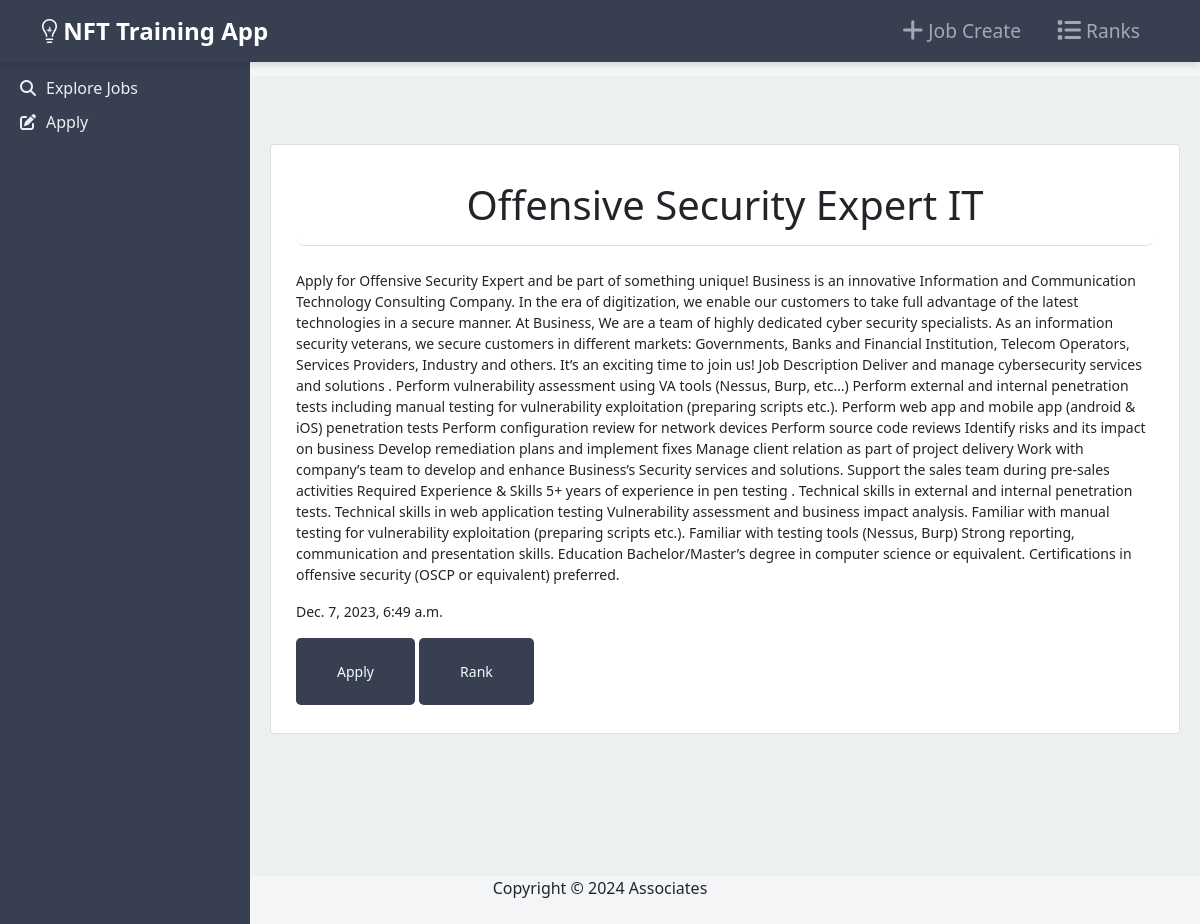
Before: /jobs/1/ with the older database file.
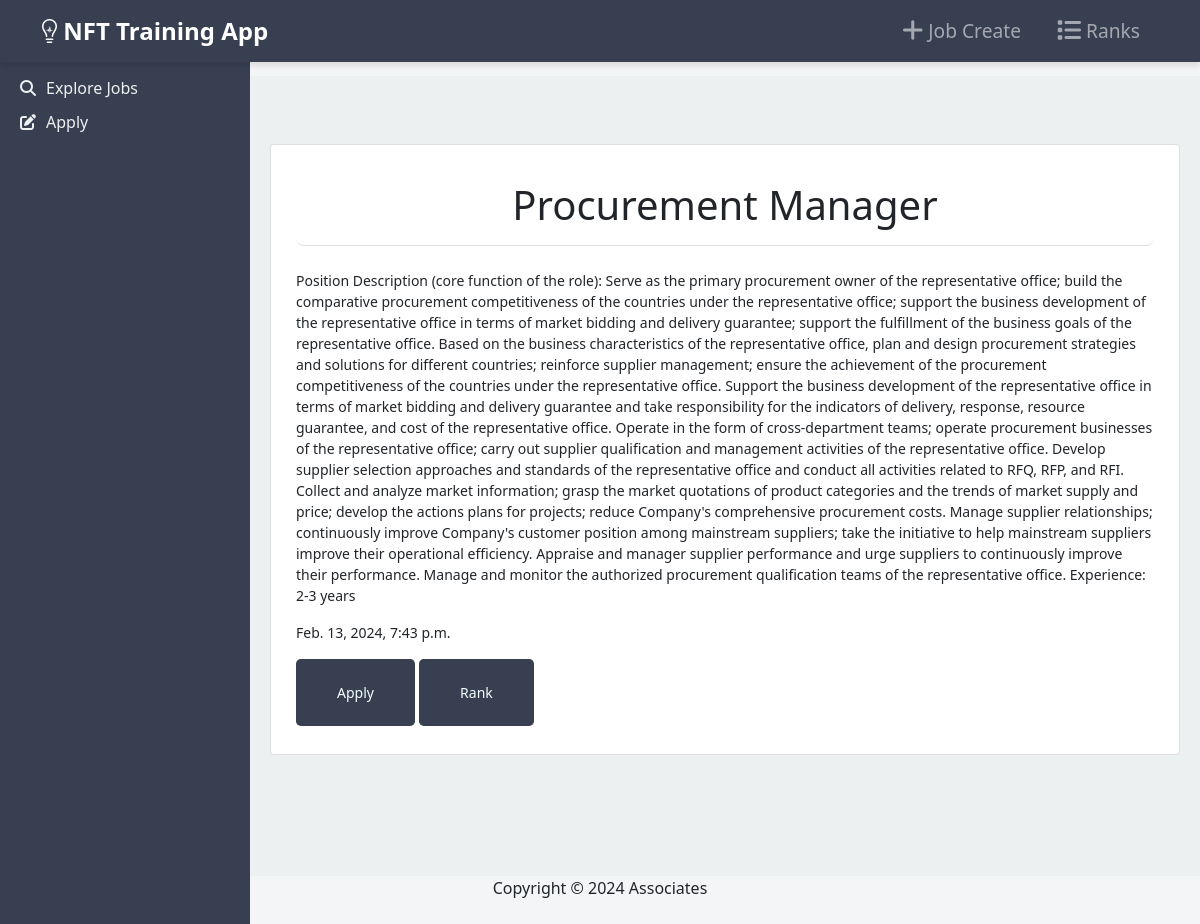
After: the same page with the newer database file.
### Nftapp/models.py (models this page shows, shortened)
class Job(models.Model):
    title = models.CharField(max_length=255)
    description = models.TextField()
    posted_at = models.DateTimeField(auto_now_add=True)

### Nftapp/views.py (the view)
# urls.py: path('jobs/<int:pk>/', JobDetailView.as_view(), name='job_detail'),
class JobDetailView(DetailView):
    model = Job
    template_name = 'job_detail.html'

### Nftapp/templates/job_detail.html (shortened to what this page needs)
{% extends "base.html" %}
{% load crispy_forms_tags %}
{% block content %}
<div class="row">
    <div class="col-12 grid-margin stretch-card mx-auto  mt-5">
        <div class="card">
            <div class="card-body">
                <div class="card-header" style="border-radius: 8px; background-color:#fff;"><h1 class="text-center">{{ object.title }}</h1></div>
                <br>
                <p>{{ object.description }}</p>
                <p>{{ object.posted_at }}</p>
                <button  class="btn  btn-lg"><a class="nav-link" href="{% url 'create_resume' %}" style="text-decoration: none; color: azure;">Apply</a></button>
                <button  class="btn  btn-lg"><a class="nav-link" href="{% url 'ranked_applicants' job.id %}" style="text-decoration: none; color: azure;">Rank</a></button>
            </div>
        </div>
    </div>
</div>
{% endblock content %}

Changed rows visible on the page:
changed Job: title "Offensive Security Expert IT" → "Procurement Manager"; description "Apply for Offensive Security Expert and be part of something unique! Business is an innovative Information and Communication Technology Consulting Company. In the era of digitization, we enable our customers to take full advantage of the latest technologies in a secure manner. At Business, We are a team of highly dedicated cyber security specialists. As an information security veterans, we secure customers in different markets: Governments, Banks and Financial Institution, Telecom Operators, Services Providers, Industry and others. It’s an exciting time to join us! Job Description Deliver and manage cybersecurity services and solutions . Perform vulnerability assessment using VA tools…" → "Position Description (core function of the role): Serve as the primary procurement owner of the representative office; build the comparative procurement competitiveness of the countries under the representative office; support the business development of the representative office in terms of market bidding and delivery guarantee; support the fulfillment of the business goals of the representative office. Based on the business characteristics of the representative office, plan and design procurement strategies and solutions for different countries; reinforce supplier management; ensure the achievement of the procurement competitiveness of the countries under the representative office.…"; posted_at "Dec. 7, 2023, 6:49 a.m." → "Feb. 13, 2024, 7:43 p.m."
